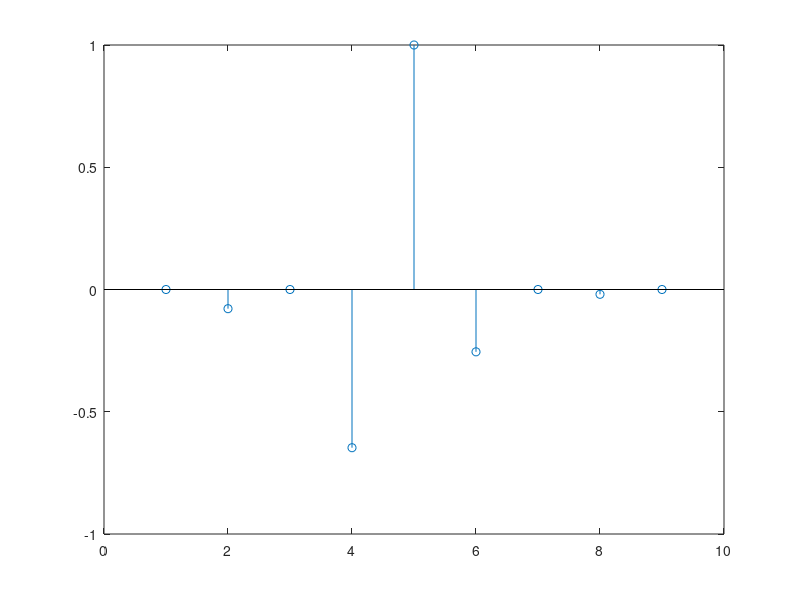
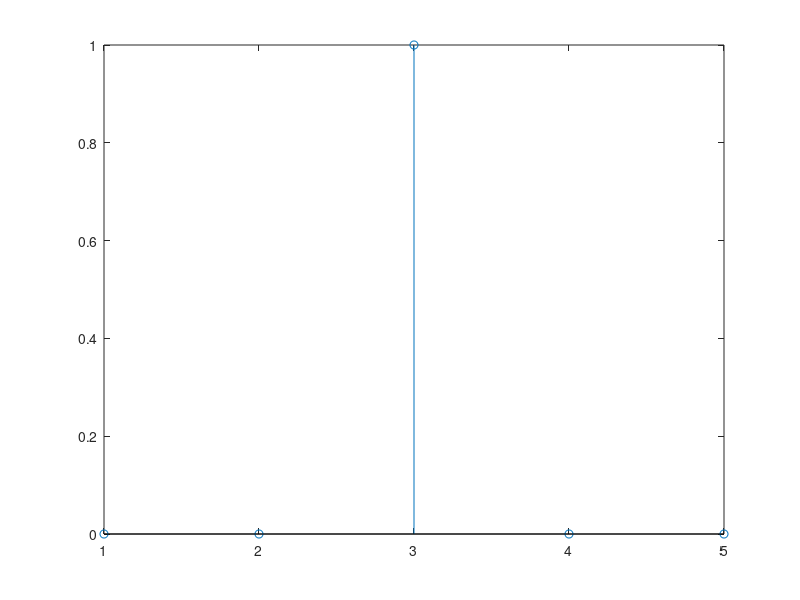

These figures' MATLAB source, in order:
clc;close all
taps=5;
T=1; %periodo
m=2;% tasa de sobremuestreo
K = (taps-1)/2;     %ya que se quieren generar 2*K + 1 taps desde -K hasta K
recorrido = -K:K;
Xm = zeros(taps,taps); % genero matriz Xm de dim taps

q = zeros(taps,1);% genero vector q
tapCentral = round(length(q)/2); %obtengo la posicion del medio
q(tapCentral) = 1; %condicion para cero ISI



H=[0.1 0.15 1 0.15 0.05]; %genero rta del canal implusiva
HT=flip(H);



for i = 0:(taps-1)
    for j = 0:(taps-1)
        
        parametro = tapCentral + K + j -2*i;
        
        if parametro > 0 && parametro <= length(H)
            Xm(i+1,j+1) = HT(parametro);
        else
            Xm(i+1,j+1) = 0;
        end
    end
end


format compact  
format short 

display(Xm)

c=inv(Xm)*q ;% calculo vector C optimos

% figure(1)
% title('coeficientes del ecualizador')
% stem(c);


y = conv(H,c);
figure(1)
stem(y);
yec=y(1:length(y)); %ver bien xq se empieza de uno ivan m lo dijo y el lo de el sale

yd = downsample(yec,2);

%x*c esto m genera q para verificar
% figure(2)
% 
figure(2)
stem(yd)
